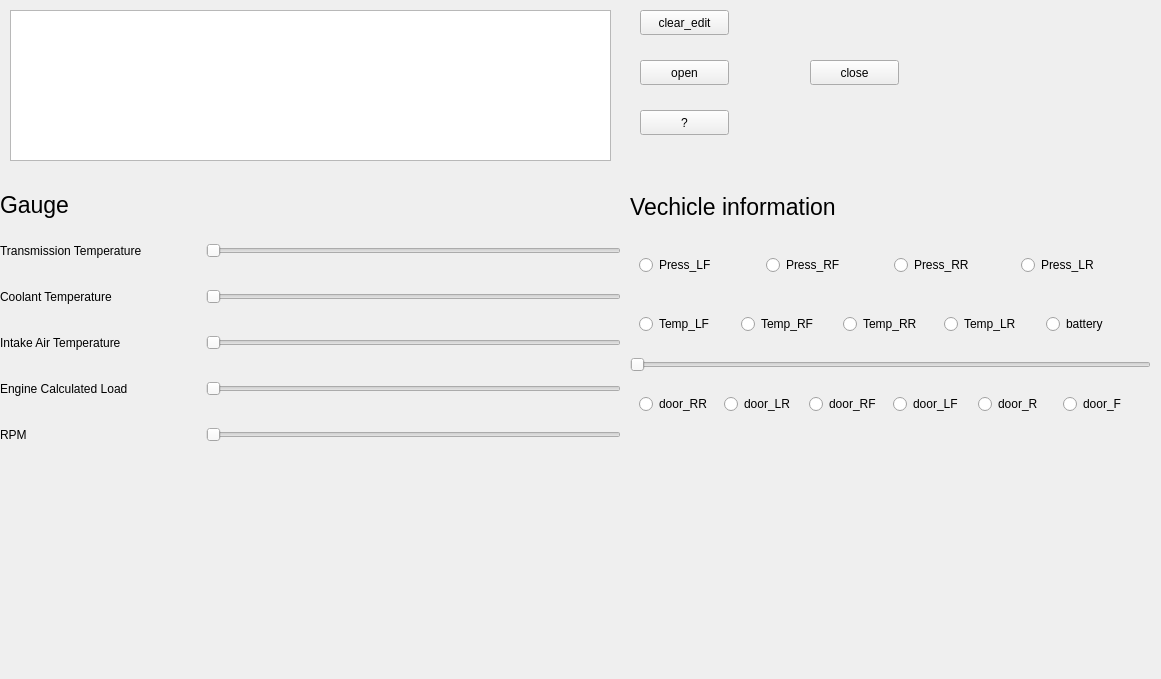
<?xml version="1.0" encoding="UTF-8"?>
<ui version="4.0">
 <class>Widget</class>
 <widget class="QWidget" name="Widget">
  <property name="geometry">
   <rect>
    <x>0</x>
    <y>0</y>
    <width>1161</width>
    <height>679</height>
   </rect>
  </property>
  <property name="windowTitle">
   <string>Widget</string>
  </property>
  <widget class="QPushButton" name="about_btn">
   <property name="geometry">
    <rect>
     <x>640</x>
     <y>110</y>
     <width>89</width>
     <height>25</height>
    </rect>
   </property>
   <property name="text">
    <string>?</string>
   </property>
  </widget>
  <widget class="QPushButton" name="open_btn">
   <property name="geometry">
    <rect>
     <x>640</x>
     <y>60</y>
     <width>89</width>
     <height>25</height>
    </rect>
   </property>
   <property name="text">
    <string>open</string>
   </property>
  </widget>
  <widget class="QTextEdit" name="textEdit">
   <property name="geometry">
    <rect>
     <x>10</x>
     <y>10</y>
     <width>601</width>
     <height>151</height>
    </rect>
   </property>
  </widget>
  <widget class="QPushButton" name="close_btn">
   <property name="geometry">
    <rect>
     <x>810</x>
     <y>60</y>
     <width>89</width>
     <height>25</height>
    </rect>
   </property>
   <property name="text">
    <string>close</string>
   </property>
  </widget>
  <widget class="QWidget" name="widget" native="true">
   <property name="geometry">
    <rect>
     <x>0</x>
     <y>180</y>
     <width>621</width>
     <height>281</height>
    </rect>
   </property>
   <layout class="QVBoxLayout" name="verticalLayout">
    <item>
     <spacer name="verticalSpacer">
      <property name="orientation">
       <enum>Qt::Vertical</enum>
      </property>
      <property name="sizeHint" stdset="0">
       <size>
        <width>20</width>
        <height>40</height>
       </size>
      </property>
     </spacer>
    </item>
    <item>
     <widget class="QLabel" name="Gauge">
      <property name="minimumSize">
       <size>
        <width>0</width>
        <height>40</height>
       </size>
      </property>
      <property name="font">
       <font>
        <pointsize>17</pointsize>
       </font>
      </property>
      <property name="text">
       <string>Gauge</string>
      </property>
     </widget>
    </item>
    <item>
     <layout class="QHBoxLayout" name="horizontalLayout_5">
      <item>
       <widget class="QLabel" name="label_6">
        <property name="minimumSize">
         <size>
          <width>200</width>
          <height>0</height>
         </size>
        </property>
        <property name="text">
         <string>Transmission Temperature</string>
        </property>
       </widget>
      </item>
      <item>
       <widget class="QSlider" name="transmissionTemperature_slider">
        <property name="minimumSize">
         <size>
          <width>150</width>
          <height>40</height>
         </size>
        </property>
        <property name="orientation">
         <enum>Qt::Horizontal</enum>
        </property>
       </widget>
      </item>
     </layout>
    </item>
    <item>
     <layout class="QHBoxLayout" name="horizontalLayout_4">
      <item>
       <widget class="QLabel" name="label_5">
        <property name="minimumSize">
         <size>
          <width>200</width>
          <height>0</height>
         </size>
        </property>
        <property name="text">
         <string>Coolant Temperature</string>
        </property>
       </widget>
      </item>
      <item>
       <widget class="QSlider" name="Coolant_Temperature_slider">
        <property name="minimumSize">
         <size>
          <width>0</width>
          <height>40</height>
         </size>
        </property>
        <property name="orientation">
         <enum>Qt::Horizontal</enum>
        </property>
       </widget>
      </item>
     </layout>
    </item>
    <item>
     <layout class="QHBoxLayout" name="horizontalLayout_3">
      <item>
       <widget class="QLabel" name="label_4">
        <property name="minimumSize">
         <size>
          <width>200</width>
          <height>0</height>
         </size>
        </property>
        <property name="text">
         <string>Intake Air Temperature</string>
        </property>
       </widget>
      </item>
      <item>
       <widget class="QSlider" name="Intake_Air_Temperature_slider">
        <property name="minimumSize">
         <size>
          <width>0</width>
          <height>40</height>
         </size>
        </property>
        <property name="orientation">
         <enum>Qt::Horizontal</enum>
        </property>
       </widget>
      </item>
     </layout>
    </item>
    <item>
     <layout class="QHBoxLayout" name="horizontalLayout_2">
      <item>
       <widget class="QLabel" name="label_3">
        <property name="minimumSize">
         <size>
          <width>200</width>
          <height>0</height>
         </size>
        </property>
        <property name="text">
         <string>Engine Calculated Load</string>
        </property>
       </widget>
      </item>
      <item>
       <widget class="QSlider" name="Engine_Calculated_Load_slider">
        <property name="minimumSize">
         <size>
          <width>0</width>
          <height>40</height>
         </size>
        </property>
        <property name="orientation">
         <enum>Qt::Horizontal</enum>
        </property>
       </widget>
      </item>
     </layout>
    </item>
    <item>
     <layout class="QHBoxLayout" name="horizontalLayout">
      <item>
       <widget class="QLabel" name="label_2">
        <property name="minimumSize">
         <size>
          <width>200</width>
          <height>0</height>
         </size>
        </property>
        <property name="text">
         <string>RPM</string>
        </property>
       </widget>
      </item>
      <item>
       <widget class="QSlider" name="RPM_slider">
        <property name="minimumSize">
         <size>
          <width>0</width>
          <height>40</height>
         </size>
        </property>
        <property name="orientation">
         <enum>Qt::Horizontal</enum>
        </property>
       </widget>
      </item>
     </layout>
    </item>
    <item>
     <spacer name="verticalSpacer_2">
      <property name="orientation">
       <enum>Qt::Vertical</enum>
      </property>
      <property name="sizeHint" stdset="0">
       <size>
        <width>20</width>
        <height>40</height>
       </size>
      </property>
     </spacer>
    </item>
   </layout>
  </widget>
  <widget class="QPushButton" name="clear_edit">
   <property name="geometry">
    <rect>
     <x>640</x>
     <y>10</y>
     <width>89</width>
     <height>25</height>
    </rect>
   </property>
   <property name="text">
    <string>clear_edit</string>
   </property>
  </widget>
  <widget class="QWidget" name="widget_2" native="true">
   <property name="geometry">
    <rect>
     <x>630</x>
     <y>180</y>
     <width>521</width>
     <height>251</height>
    </rect>
   </property>
   <layout class="QVBoxLayout" name="verticalLayout_2">
    <item>
     <widget class="QLabel" name="Gauge_2">
      <property name="minimumSize">
       <size>
        <width>0</width>
        <height>40</height>
       </size>
      </property>
      <property name="font">
       <font>
        <pointsize>17</pointsize>
       </font>
      </property>
      <property name="text">
       <string>Vechicle information</string>
      </property>
     </widget>
    </item>
    <item>
     <widget class="QWidget" name="widget_3" native="true">
      <layout class="QHBoxLayout" name="horizontalLayout_6">
       <item>
        <widget class="QRadioButton" name="Press_LF">
         <property name="text">
          <string>Press_LF</string>
         </property>
        </widget>
       </item>
       <item>
        <widget class="QRadioButton" name="Press_RF">
         <property name="text">
          <string>Press_RF</string>
         </property>
        </widget>
       </item>
       <item>
        <widget class="QRadioButton" name="Press_RR">
         <property name="text">
          <string>Press_RR</string>
         </property>
        </widget>
       </item>
       <item>
        <widget class="QRadioButton" name="Press_LR">
         <property name="text">
          <string>Press_LR</string>
         </property>
        </widget>
       </item>
      </layout>
     </widget>
    </item>
    <item>
     <widget class="QWidget" name="widget_4" native="true">
      <layout class="QHBoxLayout" name="horizontalLayout_7">
       <item>
        <widget class="QRadioButton" name="Temp_LF">
         <property name="text">
          <string>Temp_LF</string>
         </property>
        </widget>
       </item>
       <item>
        <widget class="QRadioButton" name="Temp_RF">
         <property name="text">
          <string>Temp_RF</string>
         </property>
        </widget>
       </item>
       <item>
        <widget class="QRadioButton" name="Temp_RR">
         <property name="text">
          <string>Temp_RR</string>
         </property>
        </widget>
       </item>
       <item>
        <widget class="QRadioButton" name="Temp_LR">
         <property name="text">
          <string>Temp_LR</string>
         </property>
        </widget>
       </item>
       <item>
        <widget class="QRadioButton" name="battery">
         <property name="text">
          <string>battery</string>
         </property>
        </widget>
       </item>
      </layout>
     </widget>
    </item>
    <item>
     <widget class="QSlider" name="VechicleSlider">
      <property name="orientation">
       <enum>Qt::Horizontal</enum>
      </property>
     </widget>
    </item>
    <item>
     <widget class="QWidget" name="widget_5" native="true">
      <layout class="QHBoxLayout" name="horizontalLayout_8">
       <item>
        <widget class="QRadioButton" name="door_RR">
         <property name="text">
          <string>door_RR</string>
         </property>
        </widget>
       </item>
       <item>
        <widget class="QRadioButton" name="door_LR">
         <property name="text">
          <string>door_LR</string>
         </property>
        </widget>
       </item>
       <item>
        <widget class="QRadioButton" name="door_RF">
         <property name="text">
          <string>door_RF</string>
         </property>
        </widget>
       </item>
       <item>
        <widget class="QRadioButton" name="door_LF">
         <property name="text">
          <string>door_LF</string>
         </property>
        </widget>
       </item>
       <item>
        <widget class="QRadioButton" name="door_R">
         <property name="text">
          <string>door_R</string>
         </property>
        </widget>
       </item>
       <item>
        <widget class="QRadioButton" name="door_F">
         <property name="text">
          <string>door_F</string>
         </property>
        </widget>
       </item>
      </layout>
     </widget>
    </item>
   </layout>
  </widget>
 </widget>
 <resources/>
 <connections/>
</ui>
